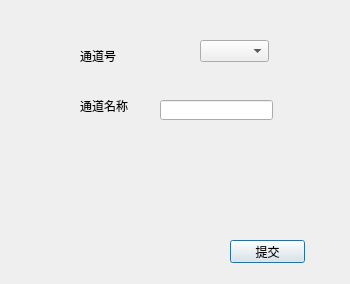
<?xml version="1.0" encoding="UTF-8"?>
<ui version="4.0">
 <class>ChannelEditDialog</class>
 <widget class="QDialog" name="ChannelEditDialog">
  <property name="geometry">
   <rect>
    <x>0</x>
    <y>0</y>
    <width>350</width>
    <height>284</height>
   </rect>
  </property>
  <property name="windowTitle">
   <string>Dialog</string>
  </property>
  <widget class="QComboBox" name="comboBox">
   <property name="geometry">
    <rect>
     <x>200</x>
     <y>40</y>
     <width>69</width>
     <height>22</height>
    </rect>
   </property>
  </widget>
  <widget class="QLabel" name="label">
   <property name="geometry">
    <rect>
     <x>80</x>
     <y>50</y>
     <width>54</width>
     <height>12</height>
    </rect>
   </property>
   <property name="text">
    <string>通道号</string>
   </property>
  </widget>
  <widget class="QLabel" name="label_2">
   <property name="geometry">
    <rect>
     <x>80</x>
     <y>100</y>
     <width>54</width>
     <height>12</height>
    </rect>
   </property>
   <property name="text">
    <string>通道名称</string>
   </property>
  </widget>
  <widget class="QLineEdit" name="lineEdit">
   <property name="geometry">
    <rect>
     <x>160</x>
     <y>100</y>
     <width>113</width>
     <height>20</height>
    </rect>
   </property>
  </widget>
  <widget class="QPushButton" name="pushButton">
   <property name="geometry">
    <rect>
     <x>230</x>
     <y>240</y>
     <width>75</width>
     <height>23</height>
    </rect>
   </property>
   <property name="text">
    <string>提交</string>
   </property>
  </widget>
 </widget>
 <resources/>
 <connections/>
</ui>
